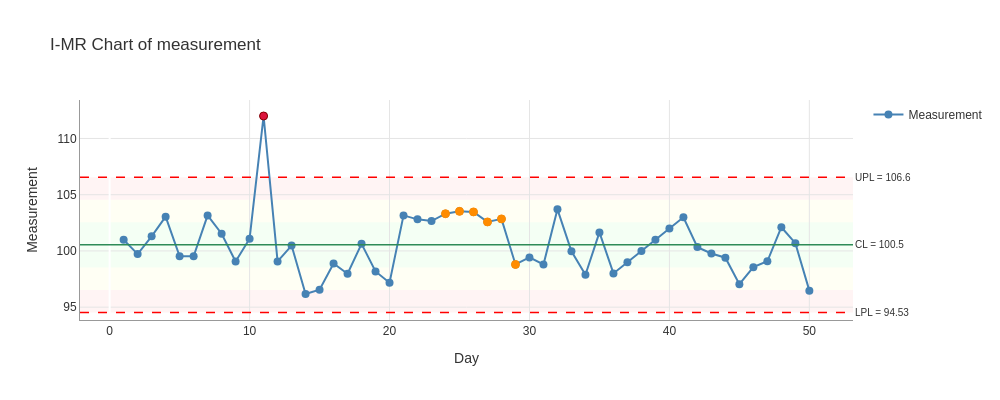

Write notebook code for a chart like this one.
### Markdown cell above
## Visualize with Rule Violations

### Code cell
fig = result.plot(
    show_zones=True,
    show_rules=True,  # Shows all rule violations
    highlight_signals=True
)
fig.show()

### Figure 1 — Plotly figure (JSON) as saved in the notebook; plotly's stock layout.template omitted (floating-point values rounded to 4 significant figures)
{"data": [{"hovertemplate": "%{x}<br>%{y:.3f}<extra></extra>", "line": {"color": "steelblue", "width": 2.0}, "marker": {"color": "steelblue", "size": 8}, "mode": "lines+markers", "name": "Measurement", "type": "scatter", "x": [1, 2, 3, 4, 5, 6, 7, 8, 9, 10, 11, 12, 13, 14, 15, 16, 17, 18, 19, 20, 21, 22, 23, 24, 25, 26, 27, 28, 29, 30, 31, 32, 33, 34, 35, 36, 37, 38, 39, 40, 41, 42, 43, 44, 45, 46, 47, 48, 49, 50], "y": [101.0, 99.72, 101.3, 103.0, 99.53, 99.53, 103.2, 101.5, 99.06, 101.1, 112.0, 99.07, 100.5, 96.17, 96.55, 98.88, 97.97, 100.6, 98.18, 97.18, 103.2, 102.8, 102.7, 103.3, 103.5, 103.5, 102.6, 102.8, 98.8, 99.42, 98.8, 103.7, 99.97, 97.88, 101.7, 98.0, 99.0, 100.0, 101.0, 102.0, 103.0, 100.3, 99.77, 99.4, 97.04, 98.56, 99.08, 102.1, 100.7, 96.47]}, {"hovertemplate": "Out of Control<br>%{x}<br>%{y:.3f}<extra></extra>", "marker": {"color": "#DC143C", "line": {"color": "#8B0000", "width": 1.0}, "size": 8, "symbol": "circle"}, "mode": "markers", "name": "Out of Control", "showlegend": false, "type": "scatter", "x": [11], "y": [112.0]}, {"hoverinfo": "text", "hovertext": ["Rule violations:<br>4 of 5 in Zone B+<br>Value: 103.310", "Rule violations:<br>4 of 5 in Zone B+<br>Value: 103.520", "Rule violations:<br>4 of 5 in Zone B+<br>Avoiding center<br>Value: 103.470", "Rule violations:<br>4 of 5 in Zone B+<br>Avoiding center<br>Value: 102.580", "Rule violations:<br>4 of 5 in Zone B+<br>8+ same side<br>Avoiding center<br>Value: 102.850", "Rule violations:<br>4 of 5 in Zone B+<br>Value: 98.800"], "marker": {"color": "#FF8C00", "line": {"color": "darkorange", "width": 1}, "size": 8, "symbol": "circle"}, "mode": "markers", "name": "Pattern Signals", "showlegend": false, "type": "scatter", "x": [24.0, 25.0, 26.0, 27.0, 28.0, 29.0], "y": [103.3, 103.5, 103.5, 102.6, 102.8, 98.8]}], "layout": {"annotations": [{"font": {"size": 10}, "showarrow": false, "text": "UPL = 106.6", "x": 1, "xanchor": "left", "xref": "x domain", "y": 106.6, "yanchor": "middle", "yref": "y"}, {"font": {"size": 10}, "showarrow": false, "text": "LPL = 94.53", "x": 1, "xanchor": "left", "xref": "x domain", "y": 94.53, "yanchor": "middle", "yref": "y"}, {"font": {"size": 10}, "showarrow": false, "text": "CL = 100.5", "x": 1, "xanchor": "left", "xref": "x domain", "y": 100.5, "yanchor": "middle", "yref": "y"}], "font": {"color": "#333333", "family": "Arial, sans-serif", "size": 12}, "height": 400, "hovermode": "x unified", "paper_bgcolor": "white", "plot_bgcolor": "white", "shapes": [{"fillcolor": "#B3FFB3", "layer": "below", "line": {"width": 0}, "opacity": 0.15, "type": "rect", "x0": 0, "x1": 1, "xref": "x domain", "y0": 98.54, "y1": 102.5, "yref": "y"}, {"fillcolor": "#FFFFB3", "layer": "below", "line": {"width": 0}, "opacity": 0.15, "type": "rect", "x0": 0, "x1": 1, "xref": "x domain", "y0": 102.5, "y1": 104.6, "yref": "y"}, {"fillcolor": "#FFFFB3", "layer": "below", "line": {"width": 0}, "opacity": 0.15, "type": "rect", "x0": 0, "x1": 1, "xref": "x domain", "y0": 96.53, "y1": 98.54, "yref": "y"}, {"fillcolor": "#FFB3B3", "layer": "below", "line": {"width": 0}, "opacity": 0.15, "type": "rect", "x0": 0, "x1": 1, "xref": "x domain", "y0": 104.6, "y1": 106.6, "yref": "y"}, {"fillcolor": "#FFB3B3", "layer": "below", "line": {"width": 0}, "opacity": 0.15, "type": "rect", "x0": 0, "x1": 1, "xref": "x domain", "y0": 94.53, "y1": 96.53, "yref": "y"}, {"line": {"color": "red", "dash": "dash", "width": 1.5}, "type": "line", "x0": 0, "x1": 1, "xref": "x domain", "y0": 106.6, "y1": 106.6, "yref": "y"}, {"line": {"color": "red", "dash": "dash", "width": 1.5}, "type": "line", "x0": 0, "x1": 1, "xref": "x domain", "y0": 94.53, "y1": 94.53, "yref": "y"}, {"line": {"color": "#2E8B57", "width": 1.5}, "type": "line", "x0": 0, "x1": 1, "xref": "x domain", "y0": 100.5, "y1": 100.5, "yref": "y"}], "showlegend": true, "title": {"text": "I-MR Chart of measurement"}, "width": 1000, "xaxis": {"gridcolor": "#E5E5E5", "gridwidth": 1.0, "linecolor": "#999999", "linewidth": 1.0, "showgrid": true, "showline": true, "title": {"text": "Day"}}, "yaxis": {"gridcolor": "#E5E5E5", "gridwidth": 1.0, "linecolor": "#999999", "linewidth": 1.0, "showgrid": true, "showline": true, "title": {"text": "Measurement"}}}}
